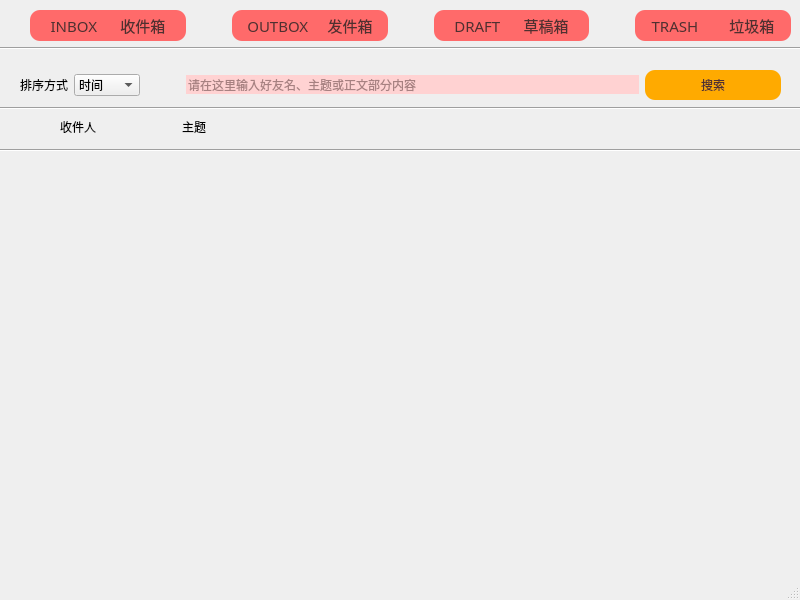
<?xml version="1.0" encoding="UTF-8"?>
<ui version="4.0">
 <class>rubbish</class>
 <widget class="QMainWindow" name="rubbish">
  <property name="geometry">
   <rect>
    <x>0</x>
    <y>0</y>
    <width>800</width>
    <height>600</height>
   </rect>
  </property>
  <property name="windowTitle">
   <string>MainWindow</string>
  </property>
  <widget class="QWidget" name="centralwidget">
   <widget class="Line" name="line_2">
    <property name="geometry">
     <rect>
      <x>0</x>
      <y>100</y>
      <width>801</width>
      <height>16</height>
     </rect>
    </property>
    <property name="orientation">
     <enum>Qt::Horizontal</enum>
    </property>
   </widget>
   <widget class="Line" name="line">
    <property name="geometry">
     <rect>
      <x>0</x>
      <y>40</y>
      <width>801</width>
      <height>16</height>
     </rect>
    </property>
    <property name="orientation">
     <enum>Qt::Horizontal</enum>
    </property>
   </widget>
   <widget class="QWidget" name="layoutWidget_3">
    <property name="geometry">
     <rect>
      <x>60</x>
      <y>111</y>
      <width>571</width>
      <height>31</height>
     </rect>
    </property>
    <layout class="QHBoxLayout" name="horizontalLayout_4">
     <item>
      <widget class="QLabel" name="label_3">
       <property name="font">
        <font>
         <family>Adobe 黑体 Std R</family>
        </font>
       </property>
       <property name="text">
        <string>收件人</string>
       </property>
      </widget>
     </item>
     <item>
      <spacer name="horizontalSpacer_8">
       <property name="orientation">
        <enum>Qt::Horizontal</enum>
       </property>
       <property name="sizeType">
        <enum>QSizePolicy::Fixed</enum>
       </property>
       <property name="sizeHint" stdset="0">
        <size>
         <width>80</width>
         <height>0</height>
        </size>
       </property>
      </spacer>
     </item>
     <item>
      <widget class="QLabel" name="label_4">
       <property name="font">
        <font>
         <family>Adobe 黑体 Std R</family>
        </font>
       </property>
       <property name="text">
        <string>主题</string>
       </property>
      </widget>
     </item>
     <item>
      <spacer name="horizontalSpacer_7">
       <property name="orientation">
        <enum>Qt::Horizontal</enum>
       </property>
       <property name="sizeHint" stdset="0">
        <size>
         <width>40</width>
         <height>20</height>
        </size>
       </property>
      </spacer>
     </item>
    </layout>
   </widget>
   <widget class="Line" name="line_4">
    <property name="geometry">
     <rect>
      <x>0</x>
      <y>140</y>
      <width>801</width>
      <height>20</height>
     </rect>
    </property>
    <property name="orientation">
     <enum>Qt::Horizontal</enum>
    </property>
   </widget>
   <widget class="QWidget" name="layoutWidget_4">
    <property name="geometry">
     <rect>
      <x>20</x>
      <y>70</y>
      <width>761</width>
      <height>30</height>
     </rect>
    </property>
    <layout class="QHBoxLayout" name="horizontalLayout">
     <item>
      <widget class="QLabel" name="label">
       <property name="font">
        <font>
         <family>Adobe 黑体 Std R</family>
        </font>
       </property>
       <property name="text">
        <string>排序方式</string>
       </property>
      </widget>
     </item>
     <item>
      <widget class="QComboBox" name="comboBox">
       <item>
        <property name="text">
         <string>时间</string>
        </property>
       </item>
       <item>
        <property name="text">
         <string>收件人</string>
        </property>
       </item>
       <item>
        <property name="text">
         <string>主题</string>
        </property>
       </item>
      </widget>
     </item>
     <item>
      <spacer name="horizontalSpacer">
       <property name="orientation">
        <enum>Qt::Horizontal</enum>
       </property>
       <property name="sizeHint" stdset="0">
        <size>
         <width>40</width>
         <height>20</height>
        </size>
       </property>
      </spacer>
     </item>
     <item>
      <widget class="QLineEdit" name="lineEdit">
       <property name="sizePolicy">
        <sizepolicy hsizetype="Expanding" vsizetype="Fixed">
         <horstretch>10</horstretch>
         <verstretch>0</verstretch>
        </sizepolicy>
       </property>
       <property name="font">
        <font>
         <family>Adobe 黑体 Std R</family>
        </font>
       </property>
       <property name="styleSheet">
        <string notr="true">QLineEdit
{
	background-color: rgb(255, 210, 210);
	border-radius : 10px;
	color: rgb(79, 48, 48);
}</string>
       </property>
       <property name="placeholderText">
        <string>请在这里输入好友名、主题或正文部分内容</string>
       </property>
      </widget>
     </item>
     <item>
      <widget class="QPushButton" name="pushButton_3">
       <property name="sizePolicy">
        <sizepolicy hsizetype="Minimum" vsizetype="Minimum">
         <horstretch>3</horstretch>
         <verstretch>0</verstretch>
        </sizepolicy>
       </property>
       <property name="font">
        <font>
         <family>Adobe 黑体 Std R</family>
        </font>
       </property>
       <property name="styleSheet">
        <string notr="true">QPushButton
{
	background-color: rgb(255, 170, 0);
	border-radius : 10px;
	color: rgb(79, 48, 48);
}
QPushButton:pressed
{
	background-color:rgb(255, 84, 84);
}</string>
       </property>
       <property name="text">
        <string>搜索</string>
       </property>
      </widget>
     </item>
    </layout>
   </widget>
   <widget class="QWidget" name="verticalLayoutWidget_2">
    <property name="geometry">
     <rect>
      <x>660</x>
      <y>170</y>
      <width>91</width>
      <height>331</height>
     </rect>
    </property>
    <layout class="QVBoxLayout" name="layoutOpen_4"/>
   </widget>
   <widget class="QWidget" name="verticalLayoutWidget">
    <property name="geometry">
     <rect>
      <x>30</x>
      <y>170</y>
      <width>611</width>
      <height>331</height>
     </rect>
    </property>
    <layout class="QVBoxLayout" name="layout_4"/>
   </widget>
   <widget class="QWidget" name="layoutWidget">
    <property name="geometry">
     <rect>
      <x>30</x>
      <y>10</y>
      <width>761</width>
      <height>31</height>
     </rect>
    </property>
    <layout class="QHBoxLayout" name="horizontalLayout_6">
     <item>
      <widget class="QPushButton" name="pushButton_12">
       <property name="sizePolicy">
        <sizepolicy hsizetype="Minimum" vsizetype="Minimum">
         <horstretch>5</horstretch>
         <verstretch>0</verstretch>
        </sizepolicy>
       </property>
       <property name="font">
        <font>
         <family>Adobe 黑体 Std R</family>
         <pointsize>11</pointsize>
        </font>
       </property>
       <property name="styleSheet">
        <string notr="true">QPushButton
{
	background-color: rgb(255, 106, 106);
	border-radius : 10px;
	color: rgb(79, 48, 48);
	
	
	image: url(:/new/prefix/resource/get.png);
}</string>
       </property>
       <property name="text">
        <string>INBOX      收件箱</string>
       </property>
      </widget>
     </item>
     <item>
      <spacer name="horizontalSpacer_12">
       <property name="orientation">
        <enum>Qt::Horizontal</enum>
       </property>
       <property name="sizeHint" stdset="0">
        <size>
         <width>40</width>
         <height>20</height>
        </size>
       </property>
      </spacer>
     </item>
     <item>
      <widget class="QPushButton" name="outbox">
       <property name="sizePolicy">
        <sizepolicy hsizetype="Minimum" vsizetype="Minimum">
         <horstretch>5</horstretch>
         <verstretch>0</verstretch>
        </sizepolicy>
       </property>
       <property name="font">
        <font>
         <family>Adobe 黑体 Std R</family>
         <pointsize>11</pointsize>
        </font>
       </property>
       <property name="styleSheet">
        <string notr="true">QPushButton
{
	background-color: rgb(255, 106, 106);
	border-radius : 10px;
	color: rgb(79, 48, 48);
	
	
	
	image: url(:/new/prefix/resource/already.png);
}</string>
       </property>
       <property name="text">
        <string>OUTBOX     发件箱</string>
       </property>
      </widget>
     </item>
     <item>
      <spacer name="horizontalSpacer_13">
       <property name="orientation">
        <enum>Qt::Horizontal</enum>
       </property>
       <property name="sizeHint" stdset="0">
        <size>
         <width>40</width>
         <height>20</height>
        </size>
       </property>
      </spacer>
     </item>
     <item>
      <widget class="QPushButton" name="draft">
       <property name="sizePolicy">
        <sizepolicy hsizetype="Minimum" vsizetype="Minimum">
         <horstretch>5</horstretch>
         <verstretch>0</verstretch>
        </sizepolicy>
       </property>
       <property name="font">
        <font>
         <family>Adobe 黑体 Std R</family>
         <pointsize>11</pointsize>
        </font>
       </property>
       <property name="styleSheet">
        <string notr="true">QPushButton
{
	background-color: rgb(255, 106, 106);
	border-radius : 10px;
	color: rgb(79, 48, 48);
	image: url(:/new/prefix/resource/draft.png);
}</string>
       </property>
       <property name="text">
        <string>DRAFT      草稿箱</string>
       </property>
      </widget>
     </item>
     <item>
      <spacer name="horizontalSpacer_14">
       <property name="orientation">
        <enum>Qt::Horizontal</enum>
       </property>
       <property name="sizeHint" stdset="0">
        <size>
         <width>40</width>
         <height>20</height>
        </size>
       </property>
      </spacer>
     </item>
     <item>
      <widget class="QPushButton" name="trash">
       <property name="sizePolicy">
        <sizepolicy hsizetype="Minimum" vsizetype="Minimum">
         <horstretch>5</horstretch>
         <verstretch>0</verstretch>
        </sizepolicy>
       </property>
       <property name="font">
        <font>
         <family>Adobe 黑体 Std R</family>
         <pointsize>11</pointsize>
        </font>
       </property>
       <property name="styleSheet">
        <string notr="true">QPushButton
{
	background-color: rgb(255, 106, 106);
	border-radius : 10px;
	color: rgb(79, 48, 48);
	image: url(:/new/prefix/resource/rubbish.png);
}</string>
       </property>
       <property name="text">
        <string>TRASH        垃圾箱</string>
       </property>
      </widget>
     </item>
    </layout>
   </widget>
  </widget>
  <widget class="QMenuBar" name="menubar">
   <property name="geometry">
    <rect>
     <x>0</x>
     <y>0</y>
     <width>800</width>
     <height>26</height>
    </rect>
   </property>
  </widget>
  <widget class="QStatusBar" name="statusbar"/>
 </widget>
 <resources/>
 <connections/>
</ui>
